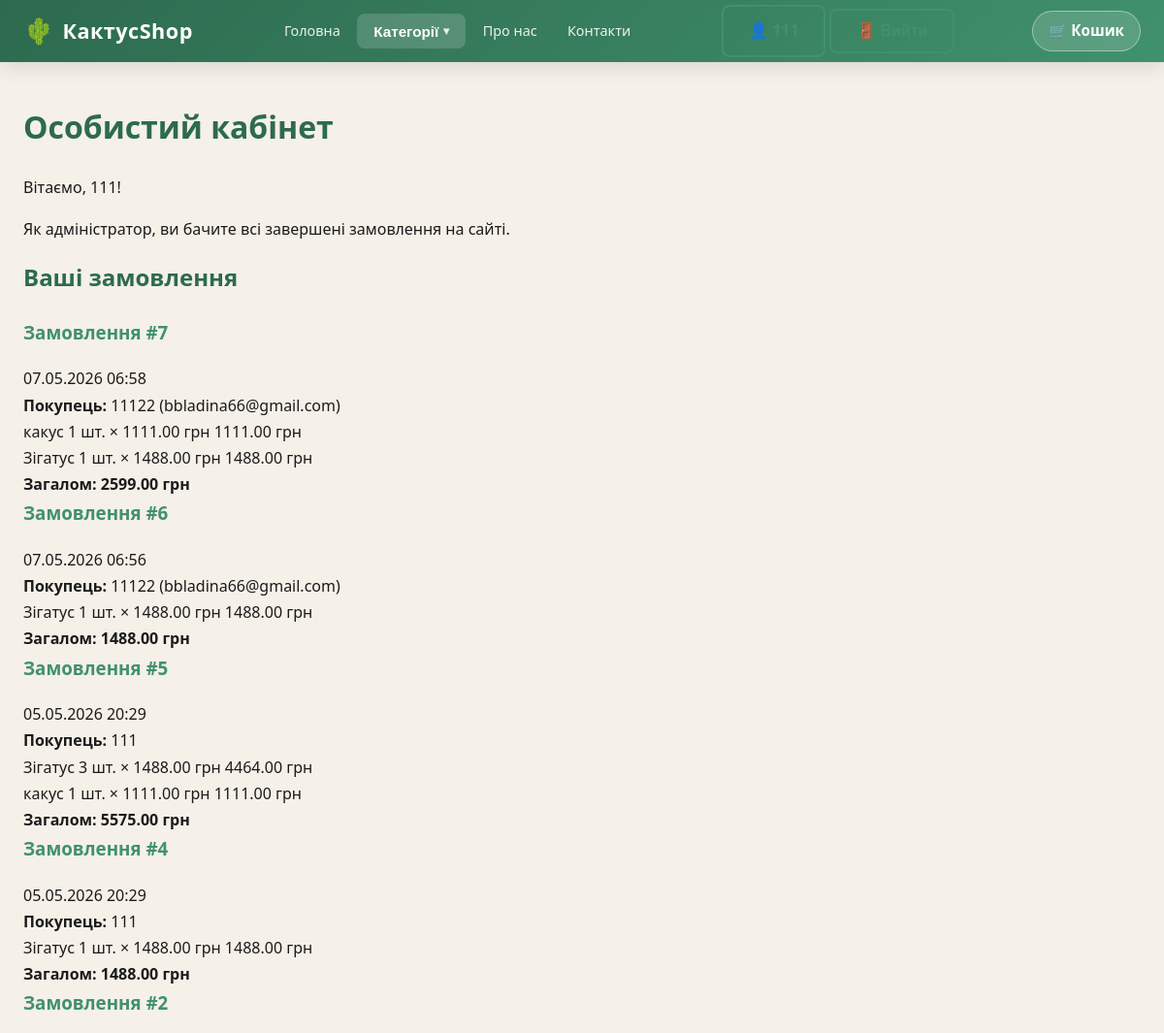
The app's page /profile/ (signed in, upper part), older data.
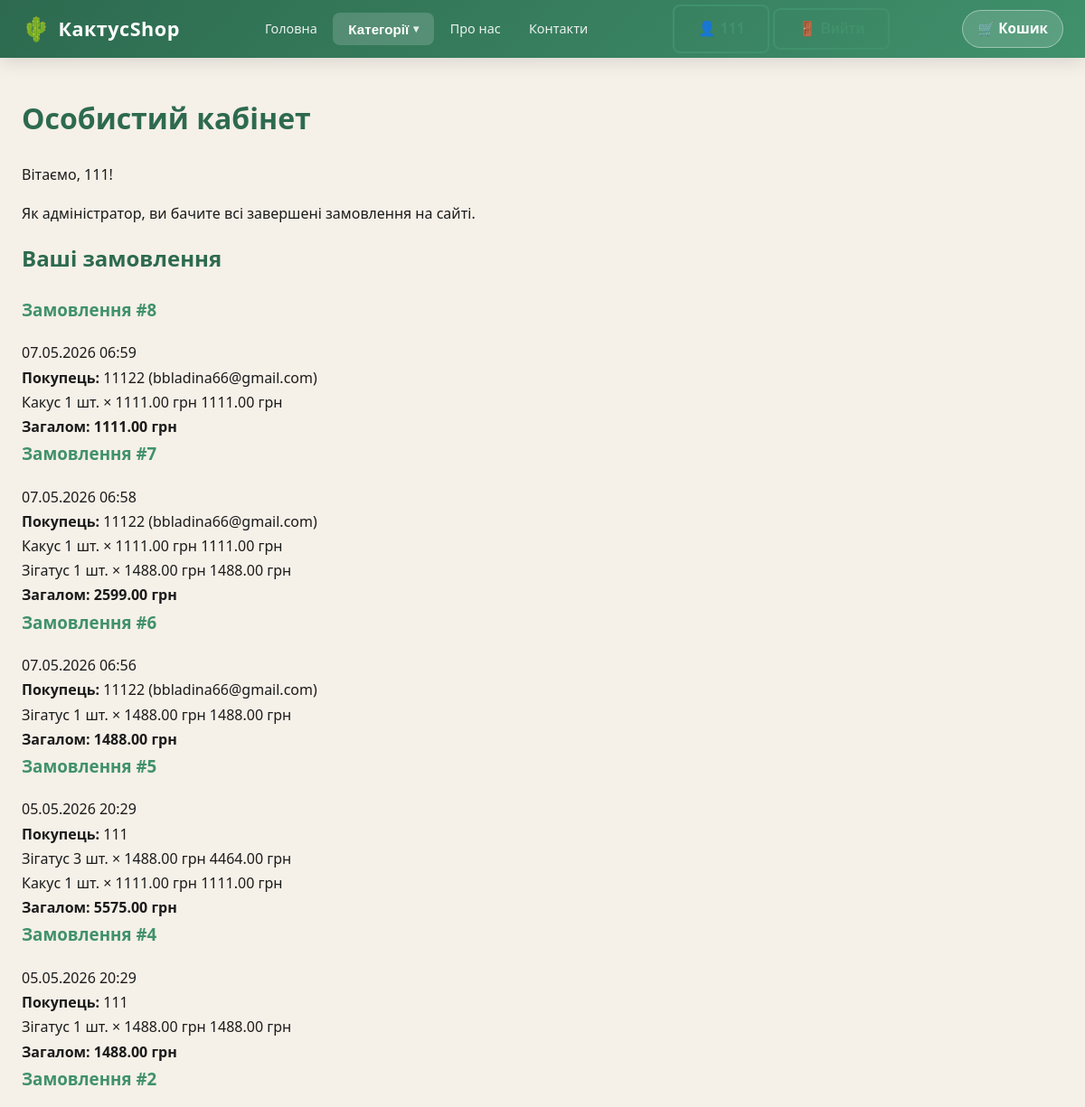
The same page, newer data.
### shop/models.py (models this page shows, shortened)
class Order(models.Model):
    user = models.ForeignKey('auth.User', on_delete=models.SET_NULL, null=True, blank=True, verbose_name='Користувач')
    session_key = models.CharField('Ключ сесії', max_length=40)
    created_at = models.DateTimeField('Створено', auto_now_add=True)
    is_completed = models.BooleanField('Завершено', default=False)
    class Meta:
        verbose_name = 'Замовлення'
        verbose_name_plural = 'Замовлення'
    def get_total(self):
        return sum(item.get_subtotal() for item in self.items.all())
    def get_customer_phone(self):
        if self.user and self.user.email:
            customer = Customer.objects.filter(email=self.user.email).first()
            return customer.phone if customer else ''
        return ''

class OrderItem(models.Model):
    order = models.ForeignKey(Order, on_delete=models.CASCADE, related_name='items', verbose_name='Замовлення')
    product = models.ForeignKey(Product, on_delete=models.CASCADE, verbose_name='Товар')
    quantity = models.PositiveIntegerField('Кількість', default=1)
    price = models.DecimalField('Ціна', max_digits=10, decimal_places=2)
    class Meta:
        verbose_name = 'Позиція замовлення'
        verbose_name_plural = 'Позиції замовлення'
    def get_subtotal(self):
        return self.price * self.quantity

class Product(models.Model):
    category = models.ForeignKey(
        Category,
        on_delete=models.CASCADE,
        related_name='products',
        verbose_name='Категорія'
    )
    name = models.CharField('Назва товару', max_length=150)
    slug = models.SlugField('Слаг', unique=True)
    price = models.DecimalField('Ціна', max_digits=10, decimal_places=2)
    stock = models.PositiveIntegerField('Кількість на складі', default=0)
    description = models.TextField(
        'Опис товару',
        blank=True,
        validators=[MaxLengthValidator(2000)],
    )
    image_url = models.URLField('Фото URL', blank=True)
    image = models.ImageField('Фото товару', upload_to='products/', blank=True, null=True)
    available = models.BooleanField('В наявності', default=True)
    created_at = models.DateTimeField(auto_now_add=True)
    updated_at = models.DateTimeField(auto_now=True)
    class Meta:
        verbose_name = 'Товар'
        verbose_name_plural = 'Товари'

### shop/views.py (the view)
# urls.py: path('profile/', views.profile, name='profile'),
@login_required
def profile(request):
    categories = Category.objects.all()
    if request.user.is_superuser:
        orders = Order.objects.filter(is_completed=True).order_by('-created_at')
    else:
        orders = Order.objects.filter(user=request.user, is_completed=True).order_by('-created_at')
    return render(request, 'shop/profile.html', {
        'categories': categories,
        'orders': orders,
        'title': 'Особистий кабінет',
    })

### shop/context_processors.py (called while the page is built)
def cart_info(request):
    cart_count = 0
    try:
        if request.session.session_key:
            order = Order.objects.filter(
                session_key=request.session.session_key,
                is_completed=False
            ).prefetch_related('items').first()
            if order:
                cart_count = order.get_total_items()
    except Exception:
        pass
    return {'cart_count': cart_count}

### shop/templates/shop/profile.html (shortened to what this page needs)
{% extends 'shop/base.html' %}
{% block content %}
<div class="profile-container">
    <h1>{{ title }}</h1>
    <p>Вітаємо, {{ user.username }}!</p>
    {% if user.is_superuser %}
        <p class="admin-note">Як адміністратор, ви бачите всі завершені замовлення на сайті.</p>
    {% endif %}
    <h2>Ваші замовлення</h2>
    {% if orders %}
        <div class="orders-list">
            {% for order in orders %}
            <div class="order-card">
                <div class="order-header">
                    {% if user.is_superuser %}
                        <h3><a href="{% url 'shop:admin_order_detail' order.pk %}">Замовлення #{{ order.pk }}</a></h3>
                    {% else %}
                        <h3>Замовлення #{{ order.pk }}</h3>
                    {% endif %}
                    <span class="order-date">{{ order.created_at|date:"d.m.Y H:i" }}</span>
                </div>
                {% if order.user %}
                    <div class="order-meta">
                        <strong>Покупець:</strong> {{ order.user.username }}{% if order.user.email %} ({{ order.user.email }}){% endif %}
                    </div>
                {% else %}
                    <div class="order-meta">
                        <strong>Покупець:</strong> гість
                    </div>
                {% endif %}
                <div class="order-items">
                    {% for item in order.items.all %}
                    <div class="order-item">
                        <span>{{ item.product.name }}</span>
                        <span>{{ item.quantity }} шт. × {{ item.price }} грн</span>
                        <span>{{ item.get_subtotal }} грн</span>
                    </div>
                    {% endfor %}
                </div>
                <div class="order-total">
                    <strong>Загалом: {{ order.get_total }} грн</strong>
                </div>
            </div>
            {% endfor %}
        </div>
    {% else %}
        <p>У вас поки що немає завершених замовлень.</p>
    {% endif %}
</div>
{% endblock %}

Row changes from the older to the newer data that the page shows:
added Order: pk "8", created_at "07.05.2026 06:59", user.username "11122", user.email "bbladina66@gmail.com", get_total "1111.00"
added OrderItem: product.name "Какус", quantity "1", price "1111.00", get_subtotal "1111.00", shown under "8"
changed through a linked row, OrderItem (number 2 of 7 on the later page): product.name "какус" → "Какус"
changed through a linked row, OrderItem (number 6 of 7 on the later page): product.name "какус" → "Какус"
